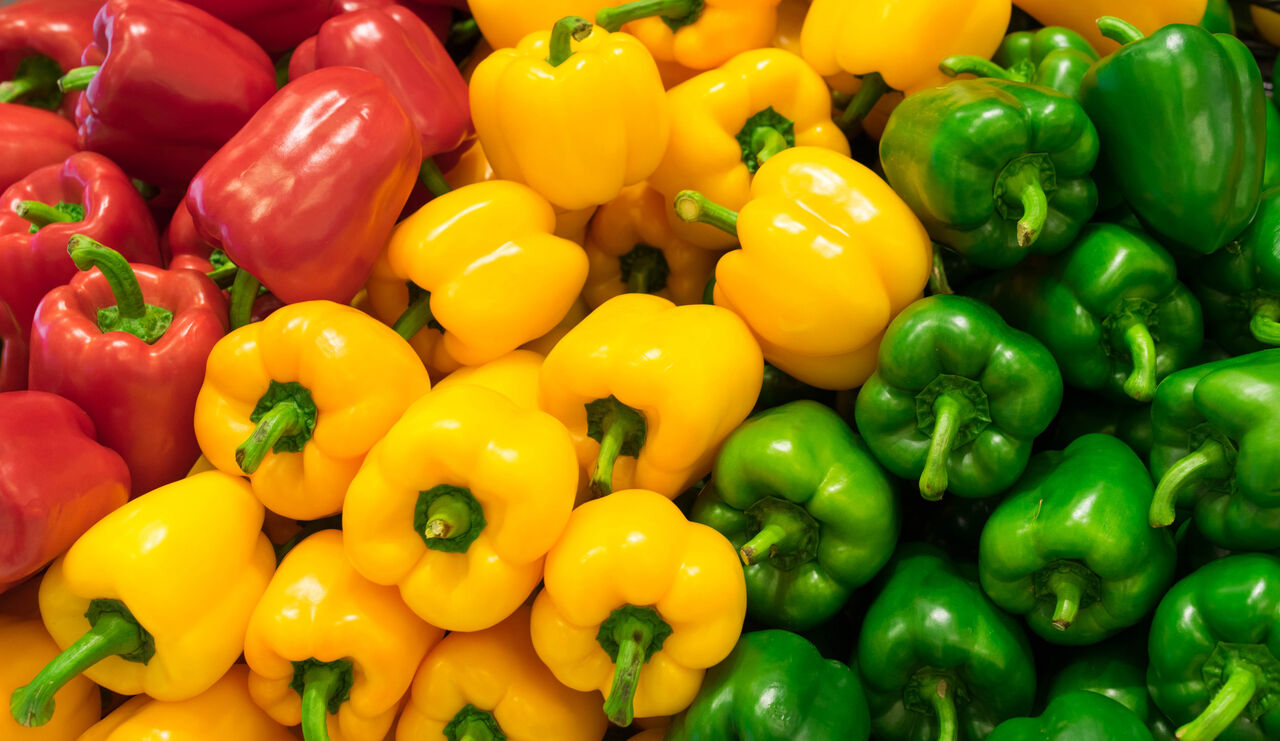
#> input picture 04-Image Enhancement & Filtering on Images/images/felfel-dolme.jpg, 1280 x 741 px
$ jupyter execute 07-Dominant-Colors-by-Clustering.ipynb
#> lines starting #> are read from the running program, lines starting #| are printed output that depends on the picture; after the words box and inside, x2 and y2 are one past the last pixel; in counts of white or black regions, pixels touching at a corner belong together
## 1- Importing Libraries

[cell 1]
import cv2
import numpy as np
from sklearn.cluster import KMeans
import matplotlib.pyplot as plt

## 2- Clustering

[cell 2]
n_clusters = 5

#read image
img = cv2.imread("images/felfel-dolme.jpg")
#> img is the input picture: shape (741, 1280, 3); mean B, G, R 12.6, 114.7, 145.2

#reshape to a list of pixels
flat_img = img.reshape((-1, 3))

#using k-means to cluster pixels
kmeans = KMeans(n_clusters = n_clusters)
kmeans.fit(flat_img)

#the cluster centers are our dominant colors.
dominant_colors = np.array(kmeans.cluster_centers_, dtype='uint8')

labels = kmeans.labels_

print(dominant_colors)
print(labels)

### - Percentage of Clusters

[cell 3]
img.shape
#> Out = (741, 1280, 3)

[cell 4]
len(labels)

[cell 5]
np.unique(labels, return_counts=True)

[cell 6]
np.bincount(labels)

[cell 7]
percentages = np.bincount(labels)/len(flat_img)
#> percentages = [0.138, 0.342, 0.098, 0.157, 0.265]
percentages
#> Out = [0.138, 0.342, 0.098, 0.157, 0.265]

[cell 8]
p_and_c = zip(percentages,dominant_colors)
p_and_c = sorted(p_and_c,reverse=True)
#> p_and_c = [(0.342, [9, 183, 246]), (0.265, [2, 62, 16]), (0.157, [36, 78, 209]), (0.138, [12, 142, 80]), (0.098, [13, 35, 129])]

### - Plotting Colors

[cell 9]
p_and_c
#> Out has the same summary as p_and_c

[cell 10]
block = np.ones((50,50,3),dtype='uint')

plt.figure(figsize=(12,8))

for i in range(n_clusters):

    plt.subplot(1,n_clusters,i+1)
    block[:] = p_and_c[i][1][::-1] # we have done this to convert bgr(opencv) to rgb(matplotlib)

    plt.imshow(block)
    plt.xticks([])
    plt.yticks([])
    plt.xlabel(str(round(p_and_c[i][0]*100,2))+'%')
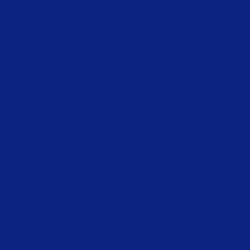
#> block: shape (50, 50, 3) uint64 (shown 5 times larger); mean of channels 0, 1, 2 129, 35, 13; drawn as B, G, R
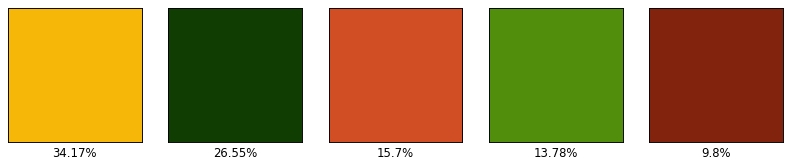
#> figure drawn by matplotlib, 5 panels

## 3- Better Visualization

### - Plotting Color Bar

[cell 11]
bar = np.ones((50,500,3),dtype='uint')
plt.figure(figsize=(12,8))
plt.title('Proportions of colors in the image')
start = 0
i = 1

for p,c in p_and_c:
    end = start+int(p*500)
    if i==n_clusters:
        bar[:,start:] = c[::-1]
    else:
        bar[:,start:end] = c[::-1]
    start = end
    i+=1
#> this loop made 5 passes
#> (p, c, end, start) on passes 1 to 5: (0.342, [9, 183, 246], 170, 170), (0.265, [2, 62, 16], 302, 302), (0.157, [36, 78, 209], 380, 380), (0.138, [12, 142, 80], 448, 448), (0.098, [13, 35, 129], 496, 496)
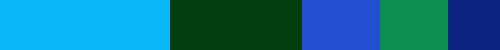
#> bar: shape (50, 500, 3) uint64; mean of channels 0, 1, 2 144.8, 113.7, 12.2; drawn as B, G, R
#> after the loop, i = 6

plt.imshow(bar)
plt.xticks([])
plt.yticks([])
#> Out = ([], [])
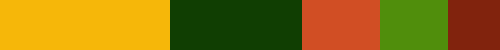
#> shown: shape (50, 500, 3); mean R, G, B 144.8, 113.7, 12.2

### - Plotting on Finall Image

[cell 12]
rows = 1000
cols = int((img.shape[0]/img.shape[1])*rows)
#> cols = 578
img = cv2.resize(img,dsize=(rows,cols),interpolation=cv2.INTER_LINEAR)
#> img: shape (578, 1000, 3)

copy = img.copy()
cv2.rectangle(copy,(rows//2-250,cols//2-90),(rows//2+
                                             250,cols//2+110),(255,255,255),-1)
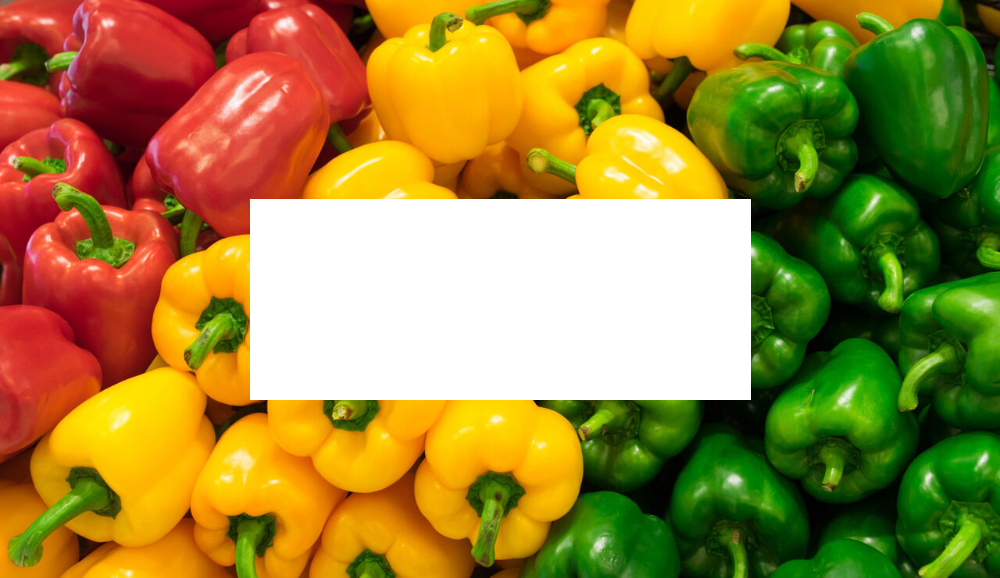
#> copy: shape (578, 1000, 3); mean B, G, R 56.2, 133.4, 157.6

final = cv2.addWeighted(img,0.1,copy,0.9,0)
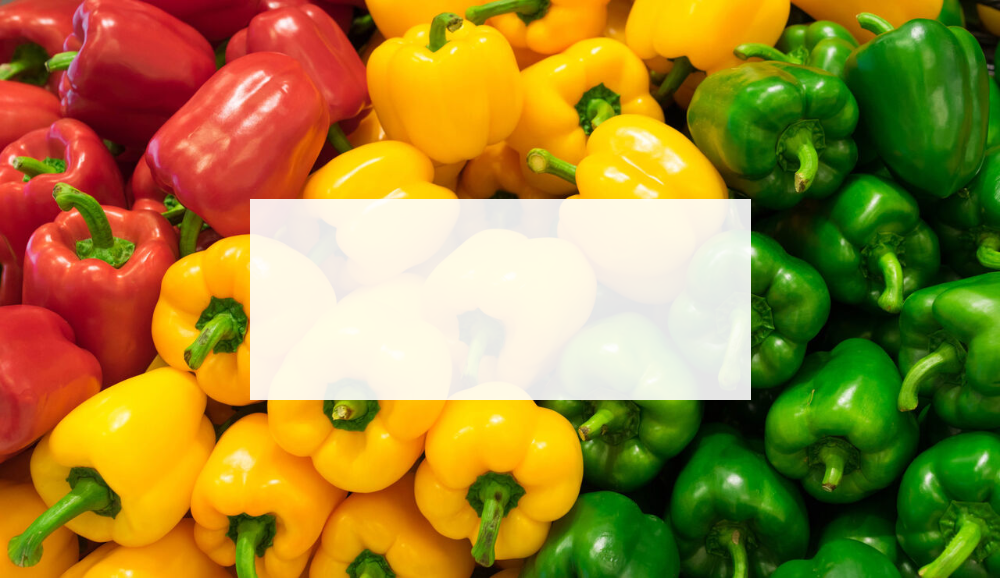
#> final: shape (578, 1000, 3); mean B, G, R 51.9, 131.5, 156.4
cv2.putText(final,'Most Dominant Colors in the Image',(rows//2-230,cols//2-40),cv2.FONT_HERSHEY_DUPLEX,0.8,(0,0,0),1,cv2.LINE_AA)
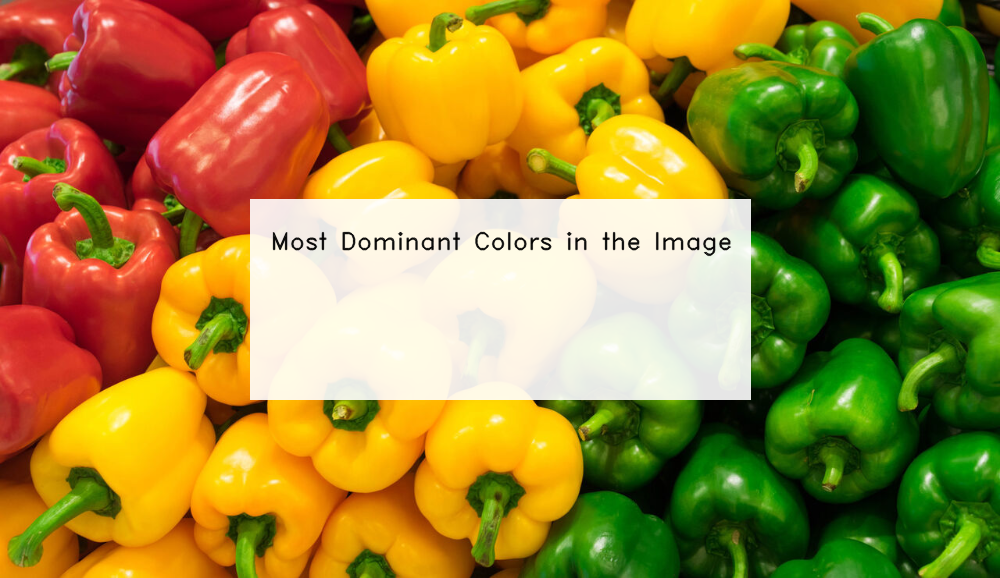
#> final: shape (578, 1000, 3); 0.59% of pixels changed, all inside (x1, y1, x2, y2) = (272, 231, 732, 257)


start = rows//2-220
for i in range(5):
    end = start+70
    final[cols//2:cols//2+70,start:end] = p_and_c[i][1]
    cv2.putText(final,str(i+1),(start+25,cols//2+45),cv2.FONT_HERSHEY_DUPLEX,1,(255,255,255),1,cv2.LINE_AA)
    start = end+20
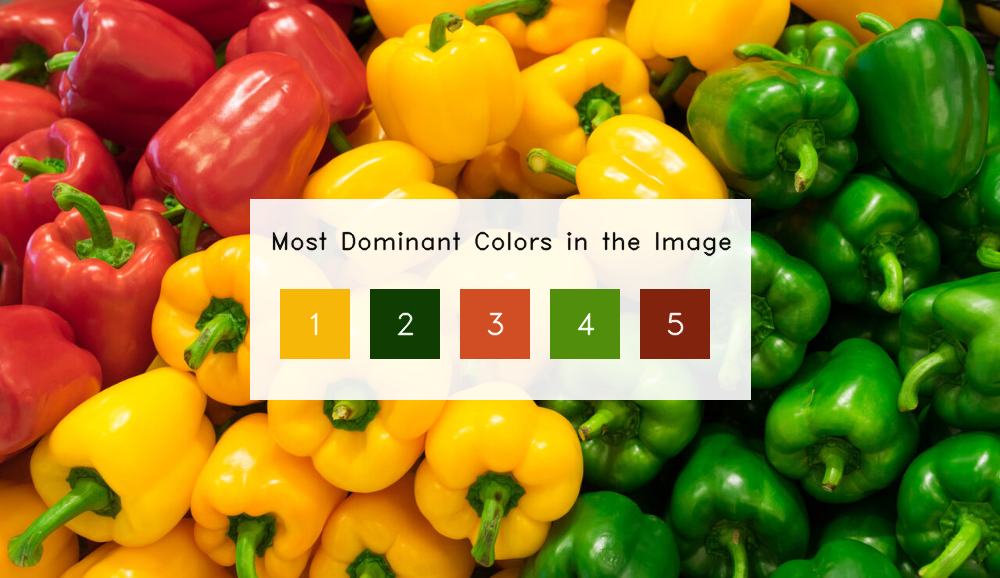
#> final: shape (578, 1000, 3); 4.24% of pixels changed, all inside (x1, y1, x2, y2) = (280, 289, 710, 359)


plt.show()

cv2.imshow('img',final)
cv2.waitKey(0)
cv2.destroyAllWindows()

$ run again, with 04-Image Enhancement & Filtering on Images/images/Histogram_Comparison_Source_0.jpg copied over 04-Image Enhancement & Filtering on Images/images/felfel-dolme.jpg
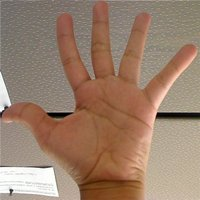
#> input picture 04-Image Enhancement & Filtering on Images/images/Histogram_Comparison_Source_0.jpg, 200 x 200 px
#> img is the input picture: shape (200, 200, 3); mean B, G, R 107.8, 127.1, 154.3
#> percentages = [0.15, 0.353, 0.195, 0.0435, 0.259]
#> p_and_c = [(0.353, [62, 90, 140]), (0.259, [108, 120, 131]), (0.195, [125, 142, 160]), (0.15, [152, 172, 192]), (0.0435, [238, 241, 242])]
#> `p_and_c`: Out has the same summary as p_and_c
#> the loop `for p,c in p_and_c:` made 5 passes
#> (p, c, end, start) on passes 1 to 5: (0.353, [62, 90, 140], 176, 176), (0.259, [108, 120, 131], 305, 305), (0.195, [125, 142, 160], 402, 402), (0.15, [152, 172, 192], 476, 476), (0.0435, [238, 241, 242], 497, 497)
#> after the loop `for p,c in p_and_c:`:
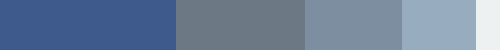
#> bar: shape (50, 500, 3) uint64; mean of channels 0, 1, 2 154.2, 127.2, 107.9; drawn as B, G, R
#> after the loop `for p,c in p_and_c:`: i = 6
#> `plt.yticks([])`: Out = ([], [])
#> img: shape (1000, 1000, 3)
#> copy: shape (1000, 1000, 3); mean B, G, R 125.6, 142.5, 165.2
#> after the loop `for i in range(5):`:
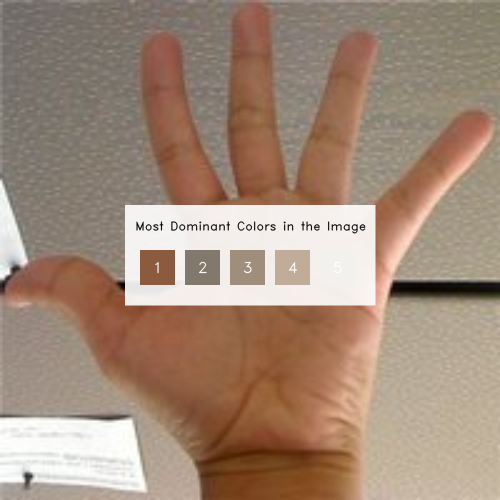
#> final: shape (1000, 1000, 3) (shown at 1/2 size); mean B, G, R 121, 138.4, 162

$ run again, with 04-Image Enhancement & Filtering on Images/images/Histogram_Comparison_Source_1.jpg copied over 04-Image Enhancement & Filtering on Images/images/felfel-dolme.jpg
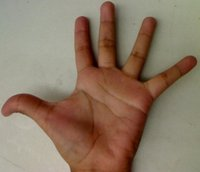
#> input picture 04-Image Enhancement & Filtering on Images/images/Histogram_Comparison_Source_1.jpg, 200 x 172 px
#> img is the input picture: shape (172, 200, 3); mean B, G, R 101.1, 120.5, 140.6
#> percentages = [0.204, 0.313, 0.16, 0.0822, 0.241]
#> p_and_c = [(0.313, [155, 169, 169]), (0.241, [121, 140, 141]), (0.204, [73, 97, 137]), (0.16, [43, 67, 119]), (0.0822, [14, 34, 77])]
#> `p_and_c`: Out has the same summary as p_and_c
#> the loop `for p,c in p_and_c:` made 5 passes
#> (p, c, end, start) on passes 1 to 5: (0.313, [155, 169, 169], 156, 156), (0.241, [121, 140, 141], 276, 276), (0.204, [73, 97, 137], 377, 377), (0.16, [43, 67, 119], 456, 456), (0.0822, [14, 34, 77], 497, 497)
#> after the loop `for p,c in p_and_c:`:
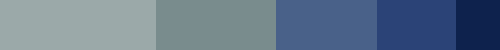
#> bar: shape (50, 500, 3) uint64; mean of channels 0, 1, 2 139.8, 119.5, 100.2; drawn as B, G, R
#> after the loop `for p,c in p_and_c:`: i = 6
#> `plt.yticks([])`: Out = ([], [])
#> img: shape (860, 1000, 3)
#> copy: shape (860, 1000, 3); mean B, G, R 122.5, 139.1, 154.5
#> after the loop `for i in range(5):`:
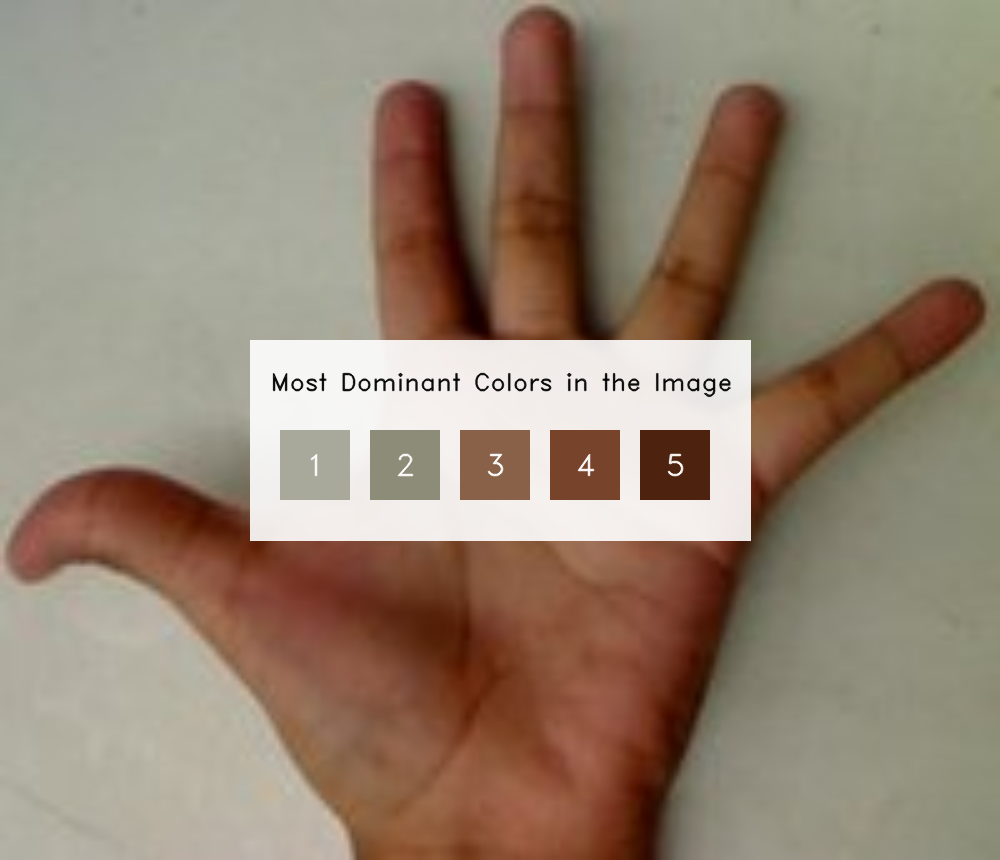
#> final: shape (860, 1000, 3); mean B, G, R 115.5, 132.8, 149.4
